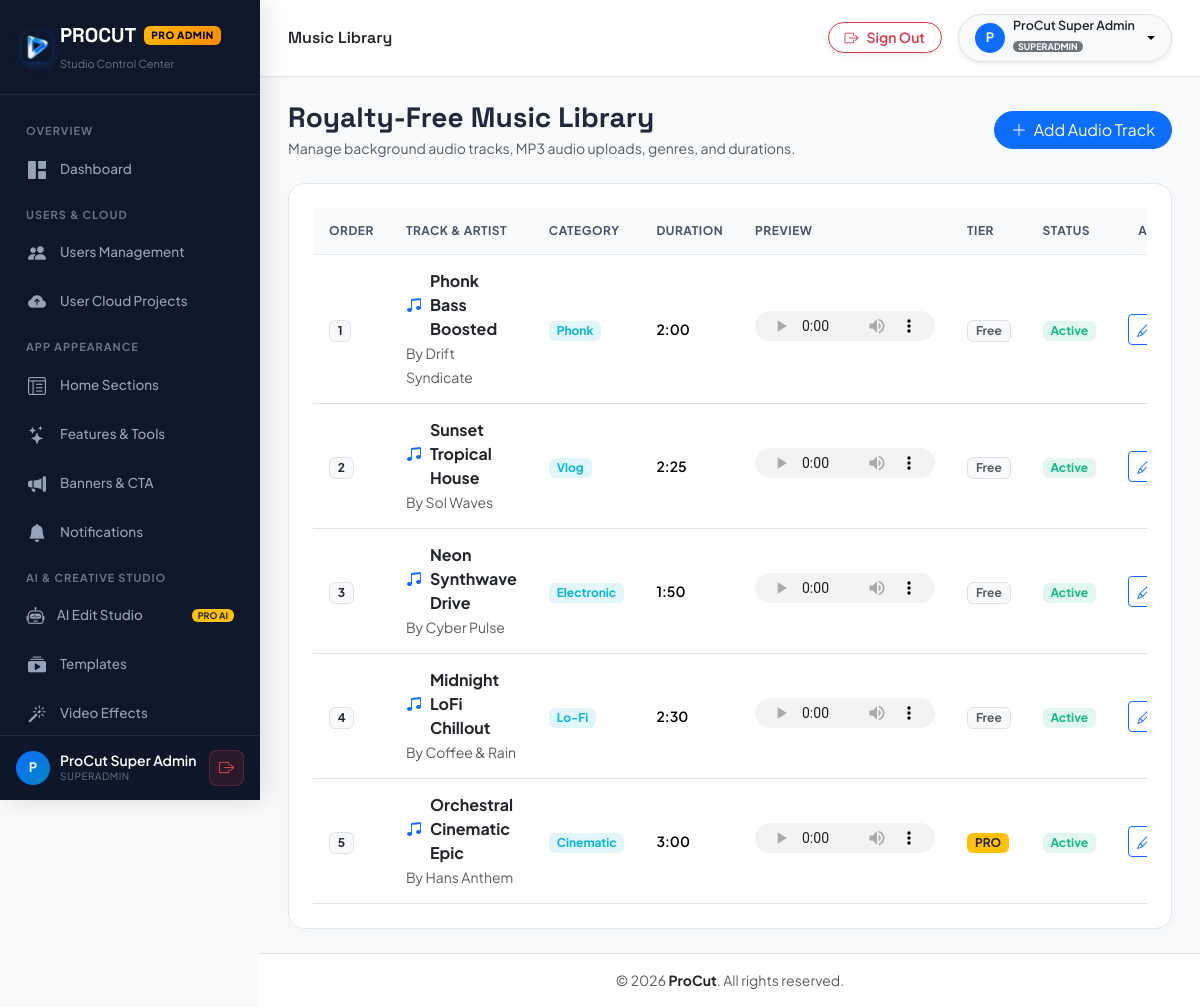
Screenshot of /admin/music.php (signed in) with the database file from the repository.
### tables this page shows
CREATE TABLE IF NOT EXISTS music (
    id VARCHAR(64) PRIMARY KEY,
    title VARCHAR(255) NOT NULL,
    artist VARCHAR(255) NOT NULL,
    category VARCHAR(100) NOT NULL DEFAULT 'Upbeat',
    duration_ms INT DEFAULT 60000,
    audio_url VARCHAR(500) NOT NULL,
    waveform_json TEXT NULL,
    is_pro TINYINT(1) DEFAULT 0,
    is_enabled TINYINT(1) DEFAULT 1,
    display_order INT DEFAULT 0,
    created_at DATETIME DEFAULT CURRENT_TIMESTAMP,
    updated_at DATETIME DEFAULT CURRENT_TIMESTAMP ON UPDATE CURRENT_TIMESTAMP,
    INDEX idx_music_order (display_order),
    INDEX idx_music_cat (category)
);

### config/database.php (called while the page is built, shortened)
<?php
class Database {
    private static ?PDO $pdo = null;
    public static function getConnection(): PDO {
        $cfgFile = dirname(__DIR__) . '/config.json';
        $cfg = [];
        if (file_exists($cfgFile)) {
            $cfg = @json_decode(file_get_contents($cfgFile), true) ?: [];
        }
        $mysqlCfg = $cfg['mysql'] ?? [];
        $host = (defined('DB_HOST') && DB_HOST !== '127.0.0.1' && DB_HOST !== 'localhost')
            ? DB_HOST
            : ($mysqlCfg['host'] ?? getenv('DB_HOST') ?: (defined('DB_HOST') ? DB_HOST : '127.0.0.1'));
        if ($host === 'localhost') {
            $host = '127.0.0.1';
        }
        $port = (defined('DB_PORT') && DB_PORT != '3306')
            ? DB_PORT
            : ($mysqlCfg['port'] ?? getenv('DB_PORT') ?: '3306');
        $dbname = (defined('DB_NAME') && DB_NAME !== 'procut_db')
            ? DB_NAME
            : ($mysqlCfg['database'] ?? getenv('DB_NAME') ?: (defined('DB_NAME') ? DB_NAME : 'procut_db'));
        $user = (defined('DB_USER') && DB_USER !== 'root')
            ? DB_USER
            : ($mysqlCfg['user'] ?? getenv('DB_USER') ?: (defined('DB_USER') ? DB_USER : 'root'));
        $pass = (defined('DB_PASS') && DB_PASS !== '')
            ? DB_PASS
            : ($mysqlCfg['password'] ?? (getenv('DB_PASS') !== false ? getenv('DB_PASS') : (defined('DB_PASS') ? DB_PASS : '')));
        $socket = '/Applications/XAMPP/xamppfiles/var/mysql/mysql.sock';
        $dsn = "mysql:host={$host};port={$port};dbname={$dbname};charset=utf8mb4";
        $options = [
            PDO::ATTR_ERRMODE            => PDO::ERRMODE_EXCEPTION,
            PDO::ATTR_DEFAULT_FETCH_MODE => PDO::FETCH_ASSOC,
            PDO::ATTR_EMULATE_PREPARES   => false,
            PDO::MYSQL_ATTR_INIT_COMMAND => "SET NAMES utf8mb4 COLLATE utf8mb4_unicode_ci"
        ];
        try {
            self::$pdo = new PDO($dsn, $user, $pass, $options);
        } catch (PDOException $e) {
            if (PHP_OS_FAMILY === 'Darwin' && empty(ini_get('open_basedir')) && @file_exists($socket)) {
                try {
                    $socketDsn = "mysql:unix_socket={$socket};dbname={$dbname};charset=utf8mb4";
                    self::$pdo = new PDO($socketDsn, $user, $pass, $options);
                    return self::$pdo;
                } catch (PDOException $e2) {
                }
            }
            $isApi = str_contains($_SERVER['REQUEST_URI'] ?? '', '/api/');
            if ($isApi) {
                http_response_code(500);
                header('Content-Type: application/json; charset=utf-8');
                die(json_encode([
                    'success' => false,
                    'error' => 'Database connection failed: ' . $e->getMessage()
                ]));
            }
            http_response_code(200);
            header('Content-Type: text/html; charset=utf-8');
            die('<!DOCTYPE html>
<html lang="en">
<head>
    <meta charset="UTF-8">
    <meta name="viewport" content="width=device-width, initial-scale=1.0">
    <title>Database Connection Required — ProCut</title>
    <link href="https://fonts.googleapis.com/css2?family=Plus+Jakarta+Sans:wght@400;600;700&display=swap" rel="stylesheet">
    <style>
        body { font-family: "Plus Jakarta Sans", sans-serif; background: #0F172A; color: #E2E8F0; display: flex; align-items: center; justify-content: center; min-height: 100vh; margin: 0; padding: 20px; }
        .box { background: rgba(30, 41, 59, 0.85); border: 1px solid rgba(255,255,255,0.1); border-radius: 16px; max-width: 580px; width: 100%; padding: 32px; box-shadow: 0 20px 50px rgba(0,0,0,0.5); }
        h2 { color: #F59E0B; margin-top: 0; font-size: 1.4rem; display: flex; align-items: center; gap: 8px; }
        p { line-height: 1.6; color: #94A3B8; font-size: 0.95rem; }
        .error-chip { background: rgba(239, 68, 68, 0.15); color: #F87171; border: 1px solid rgba(239,68,68,0.3); border-radius: 8px; padding: 10px 14px; font-family: monospace; font-size: 0.85rem; word-break: break-all; margin: 16px 0; }
        .code-box { background: #080e1a; border: 1px solid rgba(255,255,255,0.08); border-radius: 8px; padding: 14px; font-family: monospace; font-size: 0.85rem; color: #38BDF8; line-height: 1.5; margin: 16px 0; }
        .step { margin-top: 12px; color: #CBD5E1; font-size: 0.9rem; }
        strong { color: #FFF; }
    </style>
</head>
<body>
    <div class="box">
        <h2>⚠️ Database Connection Setup Required</h2>
        <p>The ProCut server cannot connect to your MySQL database with the current credentials.</p>
        <div class="error-chip">' . htmlspecialchars($e->getMessage()) . '</div>
        <p><strong>Attempted Connection:</strong><br>
        Host: <code>' . htmlspecialchars($host) . '</code> | Database: <code>' . htmlspecialchars($dbname) . '</code> | User: <code>' . htmlspecialchars($user) . '</code></p>
        <div class="step"><strong>How to Fix on InfinityFree:</strong></div>
        <p>Open <strong>File Manager</strong> &rarr; <strong>htdocs</strong> &rarr; <strong>config/config.php</strong> (or <strong>config.json</strong>) and enter your InfinityFree MySQL details:</p>
        <div class="code-box">
define(\'DB_HOST\', \'<strong>sql3xx.infinityfree.com</strong>\');<br>
define(\'DB_NAME\', \'<strong>epiz_xxxxxxx_procut_db</strong>\');<br>
define(\'DB_USER\', \'<strong>epiz_xxxxxxx</strong>\');<br>
define(\'DB_PASS\', \'<strong>your_vpanel_password</strong>\');
        </div>
        <p style="font-size:0.85rem; color:#64748B;">You can copy these 4 details directly from your InfinityFree Account Management page under <em>Database Details</em>.</p>
    </div>
</body>
</html>');
        }
        return self::$pdo;
    }
    public static function query(string $sql, array $params = []): PDOStatement {
        $stmt = self::getConnection()->prepare($sql);
        $stmt->execute($params);
        return $stmt;
    }
    public static function fetchAll(string $sql, array $params = []): array {
        return self::query($sql, $params)->fetchAll();
    }
}

### admin/music.php (the view, shortened to what this page needs)
<?php
$musicList = Database::fetchAll("SELECT * FROM music ORDER BY display_order ASC");
require_once __DIR__ . '/includes/header.php';
require_once __DIR__ . '/includes/sidebar.php';
require_once __DIR__ . '/includes/navbar.php';
?>
<div class="d-flex flex-wrap justify-content-between align-items-center mb-4 gap-3">
    <div>
        <h3 class="fw-bold mb-1 brand-font">Royalty-Free Music Library</h3>
        <p class="text-muted small mb-0">Manage background audio tracks, MP3 audio uploads, genres, and durations.</p>
    </div>
    <button type="button" class="btn btn-primary rounded-pill px-3" onclick="openNewMusic()">
        <i class="bi bi-plus-lg me-1"></i> Add Audio Track
    </button>
</div>
<div class="pro-card p-4">
    <div class="table-responsive">
        <table class="table table-hover align-middle mb-0">
            <thead>
                <tr>
                    <th style="width: 70px;">Order</th>
                    <th>Track & Artist</th>
                    <th>Category</th>
                    <th>Duration</th>
                    <th>Preview</th>
                    <th>Tier</th>
                    <th>Status</th>
                    <th class="text-end">Actions</th>
                </tr>
            </thead>
            <tbody>
                <?php foreach ($musicList as $m): ?>
                <tr>
                    <td>
                        <span class="badge bg-light text-dark border fw-bold"><?= (int)$m['display_order'] ?></span>
                    </td>
                    <td>
                        <div class="fw-bold text-dark d-flex align-items-center gap-2">
                            <i class="bi bi-music-note-beamed text-primary"></i>
                            <?= htmlspecialchars($m['title']) ?>
                        </div>
                        <small class="text-muted">By <?= htmlspecialchars($m['artist']) ?></small>
                    </td>
                    <td>
                        <span class="badge badge-soft-info"><?= htmlspecialchars($m['category']) ?></span>
                    </td>
                    <td class="small fw-semibold">
                        <?= floor($m['duration_ms'] / 60000) ?>:<?= sprintf('%02d', floor(($m['duration_ms'] % 60000) / 1000)) ?>
                    </td>
                    <td>
                        <?php if (!empty($m['audio_url'])): ?>
                            <audio controls style="height: 30px; width: 180px;">
                                <source src="<?= htmlspecialchars($m['audio_url']) ?>">
                            </audio>
                        <?php else: ?>
                            <span class="text-muted small">No file</span>
                        <?php endif; ?>
                    </td>
                    <td>
                        <?php if ($m['is_pro']): ?>
                            <span class="badge bg-warning text-dark fw-bold">PRO</span>
                        <?php else: ?>
                            <span class="badge bg-light text-muted border">Free</span>
                        <?php endif; ?>
                    </td>
                    <td>
                        <form method="POST" action="" class="d-inline">
                            <?php if ($m['is_enabled']): ?>
                                <button type="submit" class="badge badge-soft-success border-0 px-2 py-1">Active</button>
                            <?php else: ?>
                                <button type="submit" class="badge badge-soft-danger border-0 px-2 py-1">Hidden</button>
                            <?php endif; ?>
                        </form>
                    </td>
                    <td class="text-end">
                        <div class="d-flex justify-content-end gap-1">
                            <button class="btn btn-sm btn-outline-primary py-1 px-2" onclick='editMusic(<?= json_encode($m) ?>)'><i class="bi bi-pencil"></i></button>
                        </div>
                    </td>
                </tr>
                <?php endforeach; ?>
            </tbody>
        </table>
    </div>
</div>
<?php require_once __DIR__ . '/includes/footer.php'; ?>

### admin/includes/header.php (style rules this page uses)
:root { --procut-primary: #0D6EFD; --procut-primary-dark: #084298; --procut-accent: #0284C7; --procut-gold: #FFB800; --procut-sidebar-bg: #0F172A; --procut-sidebar-hover: #1E293B; --procut-card-bg: #FFFFFF; --procut-body-bg: #F8FAFC; }
html, body { width: 100%; max-width: 100vw; overflow-x: hidden; margin: 0; padding: 0; box-sizing: border-box; }
*, *::before, *::after { box-sizing: border-box; }
body { font-family: 'Plus Jakarta Sans', sans-serif; background-color: var(--procut-body-bg); color: #1E293B; min-height: 100vh; }
h1, h2, h3, h4, h5, h6, .brand-font { font-family: 'Space Grotesk', sans-serif; }
.pro-card { background: #FFFFFF; border: 1px solid #E2E8F0; border-radius: 16px; box-shadow: 0 4px 20px rgba(0, 0, 0, 0.03); transition: all 0.2s ease; max-width: 100%; box-sizing: border-box; }
.table-responsive { width: 100%; max-width: 100%; overflow-x: auto; -webkit-overflow-scrolling: touch; }
.table > :not(caption) > * > * { padding: 14px 16px; vertical-align: middle; }
.table thead th { background: #F8FAFC; color: #475569; font-size: 12px; text-transform: uppercase; letter-spacing: 0.5px; border-bottom: 1px solid #E2E8F0; white-space: nowrap; }
.badge-soft-success { background: rgba(16, 185, 129, 0.12); color: #10B981; }
.badge-soft-info { background: rgba(6, 182, 212, 0.12); color: #06B6D4; }

### rows the page displays
music: display_order "1", title "Phonk Bass Boosted", artist "Drift Syndicate", category "Phonk", floor($m['duration_ms']/60000) "2", floor(($m['duration_ms']%60000)/1000) "00", is_pro "Free", is_enabled "Active"
music: display_order "2", title "Sunset Tropical House", artist "Sol Waves", category "Vlog", floor($m['duration_ms']/60000) "2", floor(($m['duration_ms']%60000)/1000) "25", is_pro "Free", is_enabled "Active"
music: display_order "3", title "Neon Synthwave Drive", artist "Cyber Pulse", category "Electronic", floor($m['duration_ms']/60000) "1", floor(($m['duration_ms']%60000)/1000) "50", is_pro "Free", is_enabled "Active"
music: display_order "4", title "Midnight LoFi Chillout", artist "Coffee & Rain", category "Lo-Fi", floor($m['duration_ms']/60000) "2", floor(($m['duration_ms']%60000)/1000) "30", is_pro "Free", is_enabled "Active"
music: display_order "5", title "Orchestral Cinematic Epic", artist "Hans Anthem", category "Cinematic", floor($m['duration_ms']/60000) "3", floor(($m['duration_ms']%60000)/1000) "00", is_pro "PRO", is_enabled "Active"

### other values shown
substr($currentAdmin['name'] ?? 'A', 0, 1) "P"
$currentAdmin['name'] "ProCut Super Admin"
$currentAdmin['role'] "SUPERADMIN"
$pageTitle "Music Library"
APP_NAME "ProCut"
